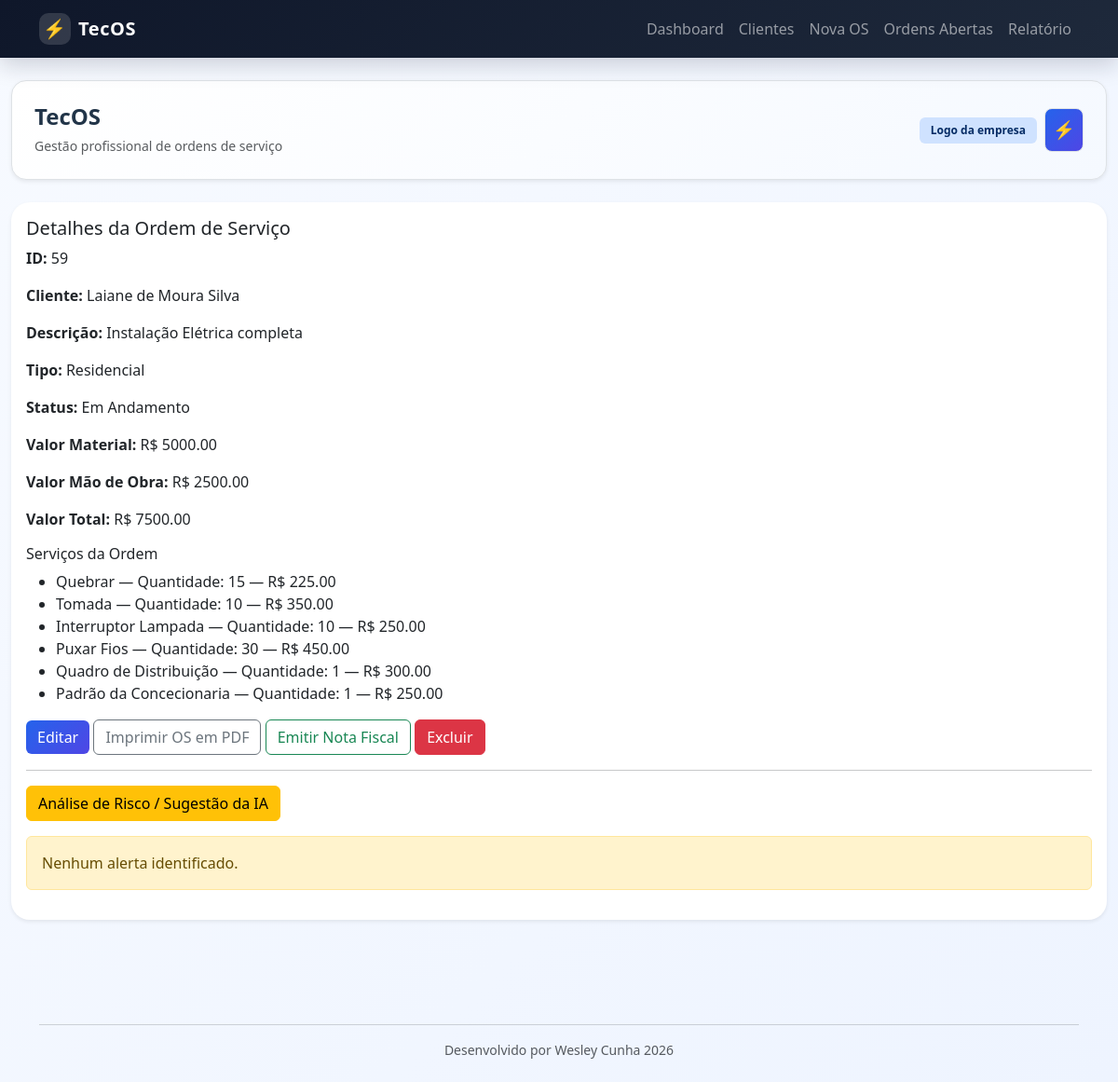
Page /ordem/59 on the committed database.
### tables this page shows
CREATE TABLE ordens_servico (
            id INTEGER PRIMARY KEY AUTOINCREMENT,
            cliente_id INTEGER NOT NULL,
            descricao_problema TEXT NOT NULL,
            tipo_servico TEXT NOT NULL,
            valor_material REAL NOT NULL,
            valor_mao_de_obra REAL NOT NULL,
            valor_total REAL NOT NULL,
            status TEXT NOT NULL,
            data_abertura TEXT NOT NULL,
            FOREIGN KEY (cliente_id) REFERENCES clientes(id)
        );

CREATE TABLE clientes (
            id INTEGER PRIMARY KEY AUTOINCREMENT,
            nome TEXT NOT NULL,
            telefone TEXT NOT NULL,
            endereco TEXT NOT NULL
        );

CREATE TABLE ordem_servico_itens (
            id INTEGER PRIMARY KEY AUTOINCREMENT,
            ordem_id INTEGER NOT NULL,
            servico TEXT NOT NULL,
            quantidade INTEGER NOT NULL,
            valor_unitario REAL NOT NULL,
            valor_total REAL NOT NULL,
            FOREIGN KEY (ordem_id) REFERENCES ordens_servico(id) ON DELETE CASCADE
        );

### rotas.py (the view)
    @app.route('/ordem/<int:ordem_id>')
    def detalhe_ordem(ordem_id):
        ordem = buscar_ordem_por_id(ordem_id)
        cliente = buscar_cliente_por_id(ordem['cliente_id']) if ordem else None
        itens = buscar_itens_ordem(ordem_id)
        alerta = analisar_risco(ordem['descricao_problema']) if ordem else None
        return render_template('ordem.html', ordem=ordem, cliente=cliente, itens=itens, alerta=alerta)

### database.py (called while the page is built)
def get_connection():
    conn = sqlite3.connect(DB_PATH)
    conn.row_factory = sqlite3.Row
    return conn

def buscar_cliente_por_id(cliente_id):
    conn = get_connection()
    cliente = conn.execute('SELECT * FROM clientes WHERE id = ?', (cliente_id,)).fetchone()
    conn.close()
    return cliente

def buscar_ordem_por_id(ordem_id):
    conn = get_connection()
    ordem = conn.execute('SELECT * FROM ordens_servico WHERE id = ?', (ordem_id,)).fetchone()
    conn.close()
    return ordem

def buscar_itens_ordem(ordem_id):
    conn = get_connection()
    itens = conn.execute('SELECT * FROM ordem_servico_itens WHERE ordem_id = ? ORDER BY id', (ordem_id,)).fetchall()
    conn.close()
    return itens

### ia_modulo.py (called while the page is built)
def analisar_risco(descricao):
    texto = descricao.lower()
    palavras_chave = ['trifásico', 'alta tensão', 'quadro geral', 'padrão']
    if any(palavra in texto for palavra in palavras_chave):
        return (
            '[IA Alerta]: Este serviço envolve circuitos de alta potência. '
            'Obrigatório o uso de EPIs específicos (Luvas de isolamento classe X, '
            'óculos de proteção) e desenergização do circuito principal.'
        )
    return 'Nenhum alerta identificado.'

### templates/ordem.html
{% extends 'base.html' %}
{% block content %}
<div class="card shadow-sm border-0">
  <div class="card-body">
    <h5 class="card-title">Detalhes da Ordem de Serviço</h5>
    {% if ordem %}
    <p><strong>ID:</strong> {{ ordem.id }}</p>
    <p><strong>Cliente:</strong> {{ cliente.nome if cliente else 'Não informado' }}</p>
    <p><strong>Descrição:</strong> {{ ordem.descricao_problema }}</p>
    <p><strong>Tipo:</strong> {{ ordem.tipo_servico }}</p>
    <p><strong>Status:</strong> {{ ordem.status }}</p>
    <p><strong>Valor Material:</strong> R$ {{ '%.2f'|format(ordem.valor_material) }}</p>
    <p><strong>Valor Mão de Obra:</strong> R$ {{ '%.2f'|format(ordem.valor_mao_de_obra) }}</p>
    <p><strong>Valor Total:</strong> R$ {{ '%.2f'|format(ordem.valor_total) }}</p>
    <h6 class="mt-3">Serviços da Ordem</h6>
    <ul>
      {% for item in itens %}
      <li>{{ item.servico }} — Quantidade: {{ item.quantidade }} — R$ {{ '%.2f'|format(item.valor_total) }}</li>
      {% else %}
      <li>Nenhum serviço registrado.</li>
      {% endfor %}
    </ul>
    <div class="mt-3">
      <a href="{{ url_for('editar_ordem', ordem_id=ordem.id) }}" class="btn btn-primary">Editar</a>
      <a href="{{ url_for('pdf_ordem', ordem_id=ordem.id) }}" class="btn btn-outline-secondary">Imprimir OS em PDF</a>
      <a href="{{ url_for('nota_fiscal', ordem_id=ordem.id) }}" class="btn btn-outline-success">Emitir Nota Fiscal</a>
      <form action="{{ url_for('excluir_ordem_route', ordem_id=ordem.id) }}" method="post" class="d-inline">
        <button class="btn btn-danger" type="submit">Excluir</button>
      </form>
    </div>
    <hr>
    <button class="btn btn-warning">Análise de Risco / Sugestão da IA</button>
    <div class="alert alert-warning mt-3">
      {{ alerta }}
    </div>
    {% else %}
    <p>Ordem não encontrada.</p>
    {% endif %}
  </div>
</div>
{% endblock %}

### static/css/style.css (style rules this page uses)
body { background: linear-gradient(135deg, #f7faff 0%, #eef4ff 100%); color: #213448; font-size: 16px; }
.card { border-radius: 20px; border: 1px solid #dfe8f5; box-shadow: 0 12px 35px rgba(15, 23, 42, 0.07); overflow: hidden; }
.btn-primary { background: linear-gradient(135deg, #2563eb 0%, #4f46e5 100%); border: none; }

### rows in the picture
ordens_servico: id "59", descricao_problema "Instalação Elétrica completa", tipo_servico "Residencial", status "Em Andamento", valor_material "5000.00", valor_mao_de_obra "2500.00", valor_total "7500.00"
clientes: nome "Laiane de Moura Silva"
ordem_servico_itens: servico "Quebrar", quantidade "15", valor_total "225.00"
ordem_servico_itens: servico "Tomada", quantidade "10", valor_total "350.00"
ordem_servico_itens: servico "Interruptor Lampada", quantidade "10", valor_total "250.00"
ordem_servico_itens: servico "Puxar Fios", quantidade "30", valor_total "450.00"
ordem_servico_itens: servico "Quadro de Distribuição", quantidade "1", valor_total "300.00"
ordem_servico_itens: servico "Padrão da Concecionaria", quantidade "1", valor_total "250.00"

### other values in the picture
{{ alerta }} "Nenhum alerta identificado."
